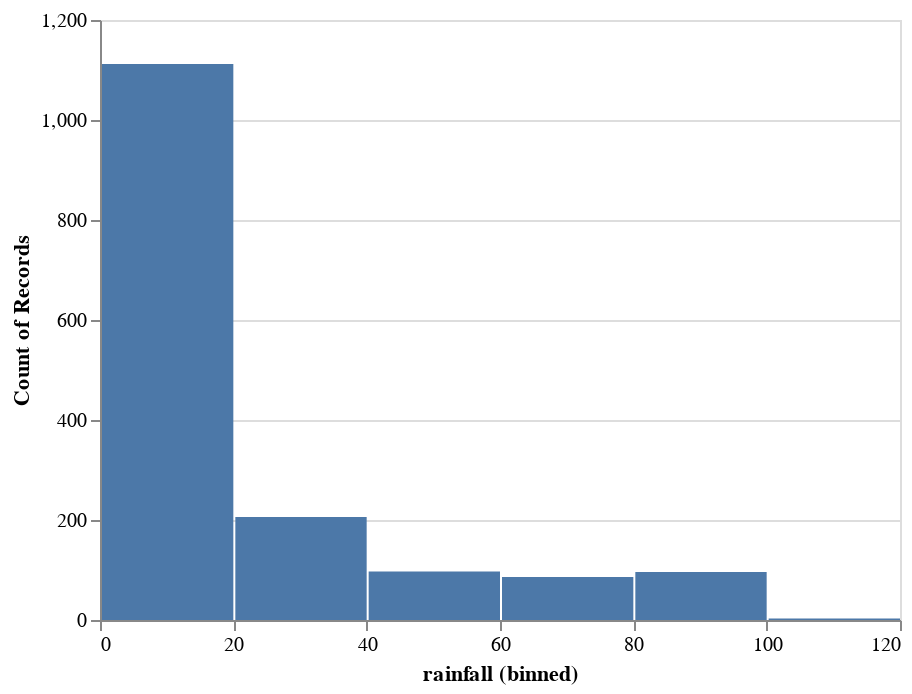

Write notebook code for a chart like this one.
### Code cell
alt.Chart(world.df_features).mark_bar().encode(
    alt.X("rainfall", bin=True),
    y='count()',
)

### Figure 1 — Vega-Lite specification as saved in the notebook (floating-point values rounded to 4 significant figures; data arrays with more than 128 entries replaced by an {"elided": "..."} marker saying what was removed)
{"$schema": "https://vega.github.io/schema/vega-lite/v2.6.0.json", "config": {"view": {"height": 300, "width": 400}}, "data": {"name": "data-72f503b380bae53cbf3c0f17d024938c"}, "datasets": {"data-72f503b380bae53cbf3c0f17d024938c": {"elided": "1600 records"}}, "encoding": {"x": {"bin": true, "field": "rainfall", "type": "quantitative"}, "y": {"aggregate": "count", "type": "quantitative"}}, "mark": "bar"}
